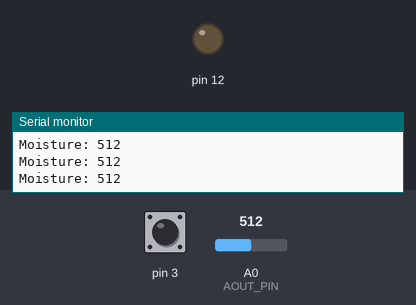
A sketch run on a simulated Arduino Uno, built with avr-gcc and run on an emulated ATmega328P. Shown: output pins drawn as LEDs (lit = HIGH), the last lines printed to the serial monitor. Inputs (shaded band) come from the test bench; at power-on: A0 (AOUT_PIN) = 512, pin 3 HIGH.

Above: at 1.2 s.
1.3 s: A0 (AOUT_PIN) set to 840
2.8 s: A0 (AOUT_PIN) set to 868
At 3.5 s:
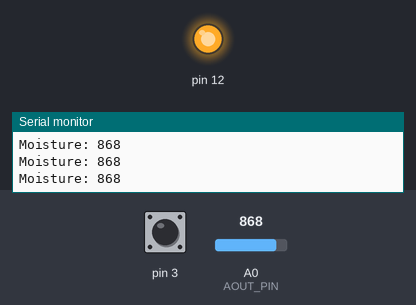
5.9 s: A0 (AOUT_PIN) set to 716
At 7.2 s:
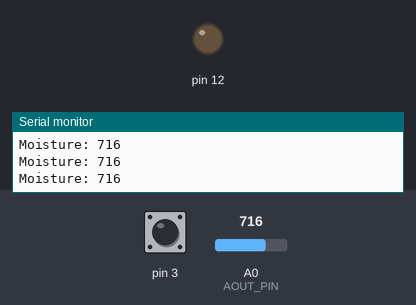
8.9 s: A0 (AOUT_PIN) set to 860
At 9.3 s:
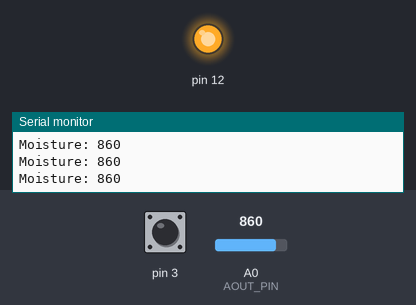
Timing chart, 0 to 11.9 s (numbered marks = the images above; inputs shaded):
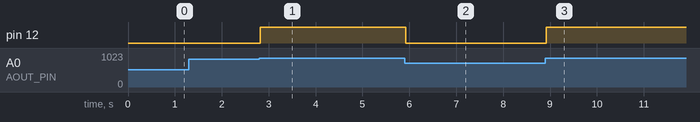

The sketch:

aurdino.ino
```cpp
#define AOUT_PIN A0 // Arduino pin that connects to AOUT pin of moisture sensor
#define motor 8
void setup() {
  pinMode(3,INPUT);
  pinMode(12,OUTPUT);
  Serial.begin(9600);
}

void loop() {
if (digitalRead(3)==0) {
  Serial.println("Fire detecteted");
}

  int value = analogRead(AOUT_PIN); // read the analog value from sensor

  Serial.print("Moisture: ");
  Serial.println(value);
  if(value>850){
digitalWrite(12,HIGH);
  }
  if(value<850){
digitalWrite(12,LOW);
  }
}
```

Measured:
- the behaviour switches between 850 and 851 on A0 (AOUT_PIN) (found by bisection; images 0 and 1)
- after the input at 2.8 s, pin 12: LOW → HIGH at once
- after the input at 5.9 s, pin 12: HIGH → LOW at once
- after the input at 8.9 s, pin 12: LOW → HIGH at once
